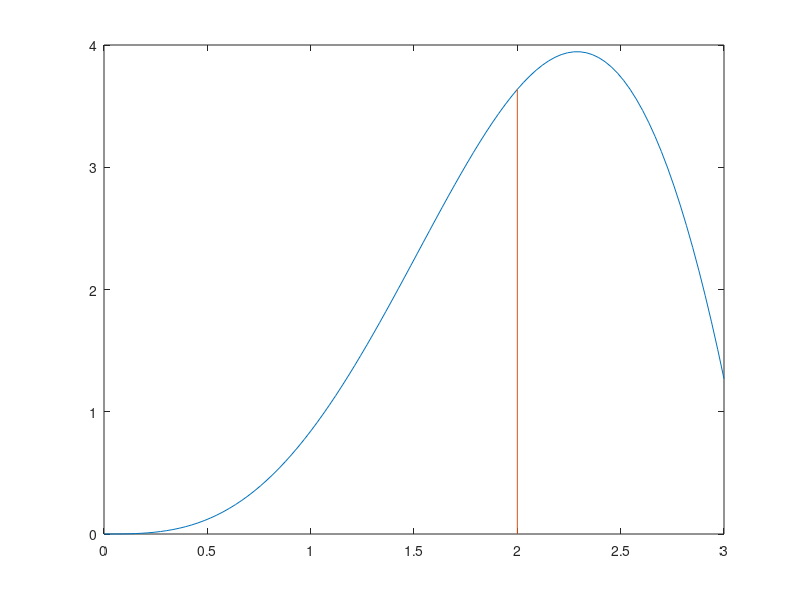

Reproduce this figure in MATLAB. (Note: this script raises an error after producing the figure.)
x = linspace(0,3); y=x.^2.*sin(x); plot(x,y);
line([2,2],[0,2^2*sin(2)]);
str = '$$ \int_{0}^{2} x^2\sin(x) dx $$';
text(0.25,3.5,str,'Interpreter','x')
